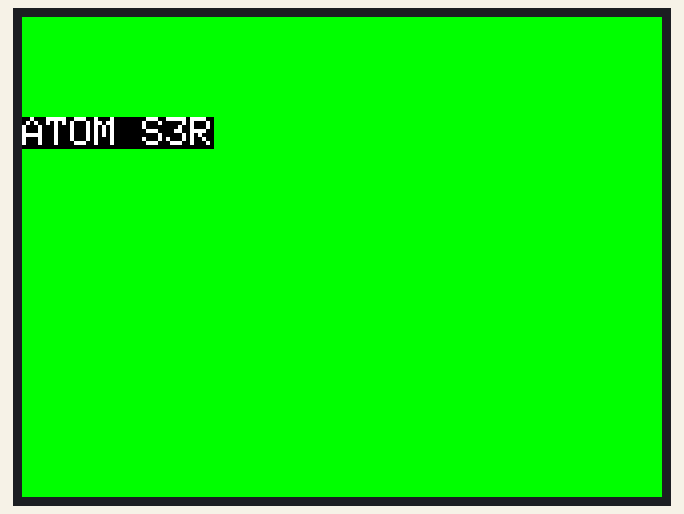
Recording of a sketch running on a simulated ESP32. On the bench: 320×240 colour display.

Above: at 0.3 s.

The sketch:

display_test_1.ino
```cpp
#include <M5Unified.h>

void setup() {
    M5.begin(); // 初期化（LCD, Backlight等）

    M5.Display.fillScreen(GREEN); // 背景を緑
    M5.Display.setCursor(0, 50); // 中央付近にカーソル移動
    M5.Display.setTextSize(2);   // 文字サイズ
    M5.Display.print("ATOM S3R"); // 文字表示
}

void loop() {
}
```
